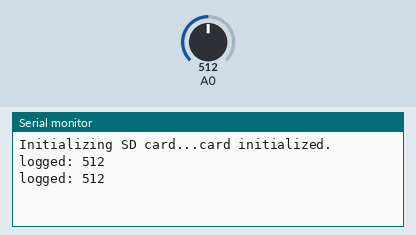
Simulated run of this sketch. Board: Arduino Uno, built with avr-gcc and run on an emulated ATmega328P. Shown: the last lines printed to the serial monitor. The test bench sets the inputs (shaded band); at power-on: A0 = 512. Storage starts empty.

Above: at 1.8 s.
1.9 s: A0 set to 716
At 2.8 s:
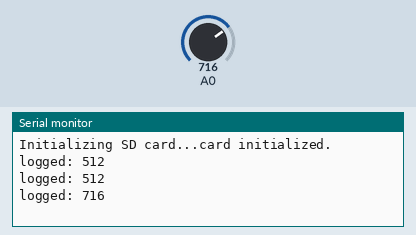
3.4 s: A0 set to 900
At 4.9 s:
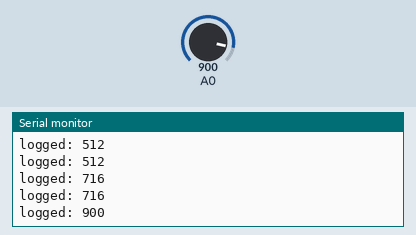
Timing chart, 0 to 6.4 s (numbered marks = the images above; inputs shaded):
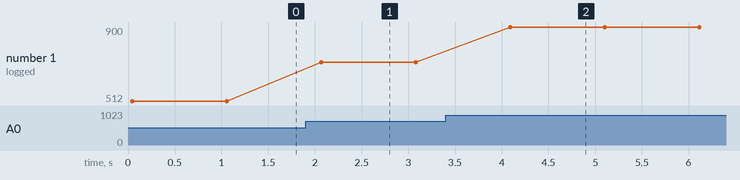

Measured:
- after the input at 1.9 s, the serial monitor: prints a new line after 0.17 s (image 1)
- after the input at 3.4 s, the serial monitor: prints a new line after 0.69 s (image 2)
- plotted number 1: 512 → 716 after the input at 1.9 s, 716 → 900 after the input at 3.4 s

The sketch:

example.ino
```cpp
// Initializes the SD card using CS pin 10 and appends analog A0 sensor readings to datalog.txt every second while echoing values to Serial.
//
// Buy this module: https://shillehtek.com/products/micro-sd-tf-card-adapter-reader-module-spi-interface-for-arduino
// Full manual: https://shillehtek.com/blogs/shillehtek-product-manuals/micro-sd-tf-card-adapter-reader-module-spi-interface-for-arduino-manual
// More examples: https://github.com/shillehbean/shillehtek-examples
//

#include <SPI.h>
#include <SD.h>

const int chipSelect = 10;

void setup() {
  Serial.begin(9600);
  while (!Serial);

  Serial.print("Initializing SD card...");
  if (!SD.begin(chipSelect)) {
    Serial.println("Card failed, or not present");
    while (1);
  }
  Serial.println("card initialized.");

  File dataFile = SD.open("datalog.txt", FILE_WRITE);
  if (dataFile) {
    dataFile.println("--- New Session ---");
    dataFile.close();
  }
}

void loop() {
  int sensor = analogRead(A0);
  File dataFile = SD.open("datalog.txt", FILE_WRITE);
  if (dataFile) {
    dataFile.print("ms=");
    dataFile.print(millis());
    dataFile.print(",sensor=");
    dataFile.println(sensor);
    dataFile.close();
    Serial.print("logged: ");
    Serial.println(sensor);
  }
  delay(1000);
}
```
